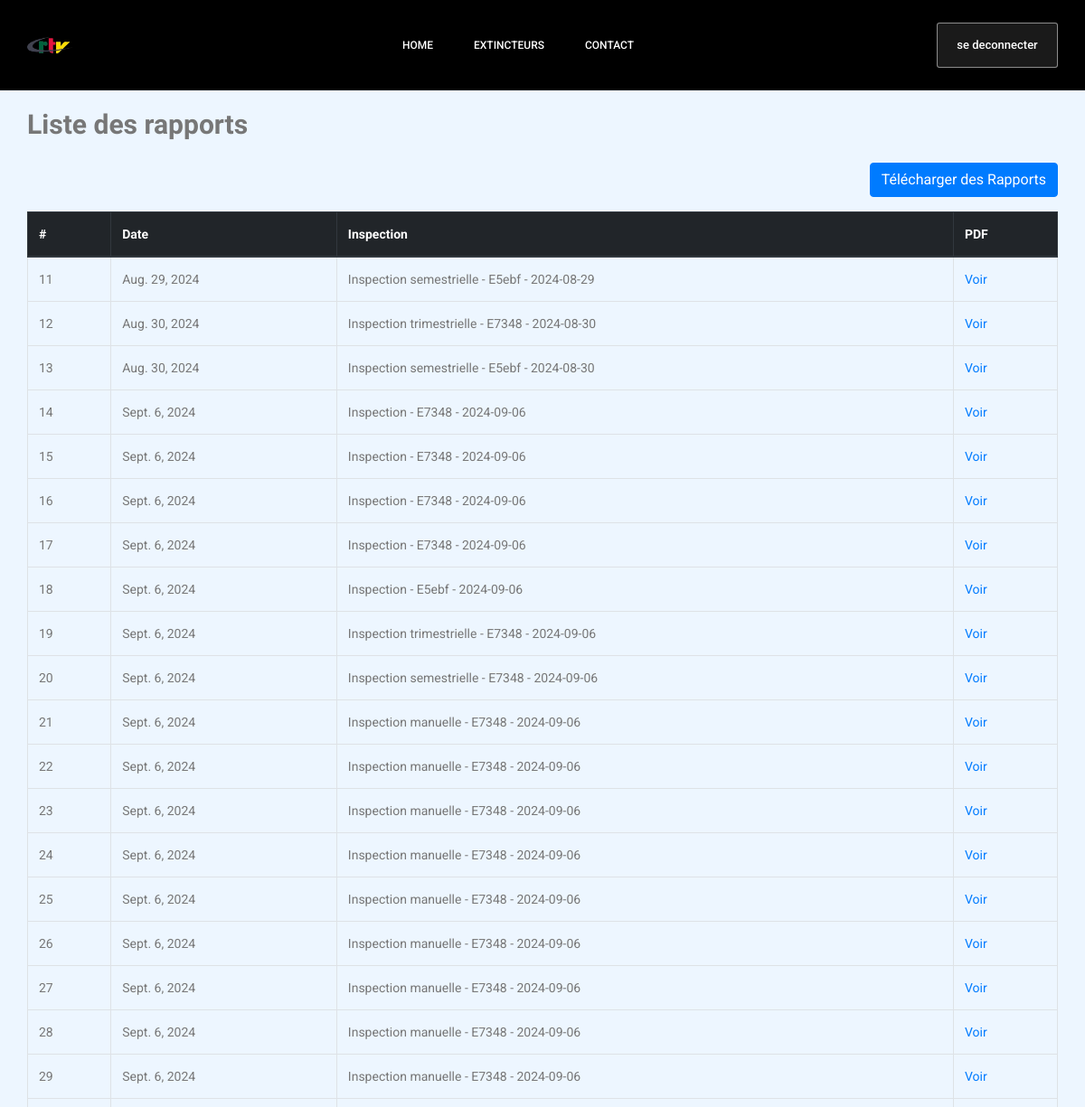
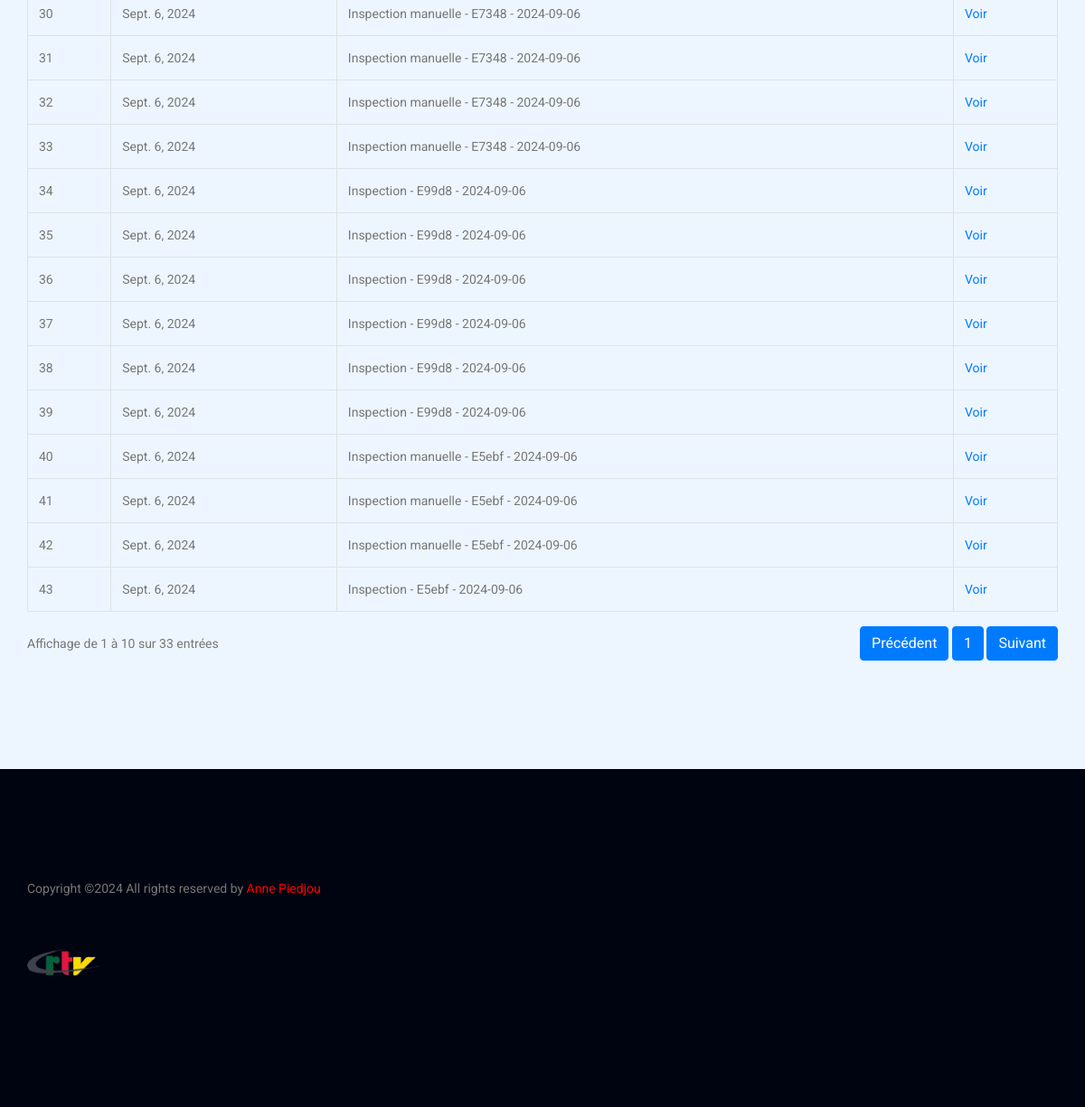
Screenshot of /gestion_rapports/ with the database file from the repository (2 pictures, top to bottom).
### extincteurs/models.py (models this page shows, shortened)
class RapportInspection(models.Model):
    date = models.DateField()
    inspection = models.ForeignKey(Inspection, on_delete=models.CASCADE)
    pdf = models.FileField(upload_to='media/')

class Inspection(models.Model):
    TYPE_INSPECTION_CHOICES = [
        ('manuelle', 'Manuelle'),
        ('trimestrielle', 'Trimestrielle'),
        ('semestrielle', 'Semestrielle'),
        ('annuelle', 'Annuelle'),
    ]
    extincteur = models.ForeignKey('Extincteur', on_delete=models.CASCADE)
    inspecteur = models.ForeignKey('Utilisateur', on_delete=models.CASCADE)
    date = models.DateField(default=timezone.now)
    type_inspection = models.CharField(max_length=15, choices=TYPE_INSPECTION_CHOICES)
    lieu = models.CharField(max_length=255)
    fiche_controle_verifiee = models.BooleanField(default=False)
    emplacement_correct = models.BooleanField(default=False)
    visible_accessible = models.BooleanField(default=False)
    plaque_lisible = models.BooleanField(default=False)
    signes_deterioration = models.BooleanField(default=False)
    pression_normale = models.BooleanField(default=False)
    mode_emploi_affiche = models.BooleanField(default=False)
    dommage_expose = models.BooleanField(default=False)
    observation = models.TextField(blank=True, null=True)
    prochaine_inspection = models.DateField(blank=True, null=True)
    def __str__(self):
        return f'Inspection {self.type_inspection} - {self.extincteur.code} - {self.date}'

class Extincteur(models.Model):
    TYPE_CHOICES = [
        ('eau', 'Eau'),
        ('mousse', 'Mousse'),
        ('poudre', 'Poudre'),
        ('co2', 'CO2'),
    ]
    CLASSE_CHOICES = [
        ('A', 'Classe A'),
        ('B', 'Classe B'),
        ('C', 'Classe C'),
        ('D', 'Classe D'),
        ('F', 'Classe F'),
    ]
    code = models.CharField(max_length=5, primary_key=True, default=generate_extincteur_code, editable=False)
    type_extincteur = models.CharField(max_length=10, choices=TYPE_CHOICES)
    classe = models.CharField(max_length=2, choices=CLASSE_CHOICES, default="A")
    date_achat = models.DateField()
    date_valid = models.DateField(default=date(2024, 8, 24))
    localisation = models.CharField(max_length=255)

### extincteurs/views.py (the view)
# urls.py: path('gestion_rapports/', gestion_rapports, name='gestion_rapports'),
def gestion_rapports(request):
    rapports = RapportInspection.objects.all()
    inspection_dates = Inspection.objects.values_list('date', flat=True).distinct()
    context = {
        'inspection_dates': inspection_dates,
        'rapports': rapports,
    }
    return render(request, 'rapports.html', context)

### extincteurs/templates/rapports.html (shortened to what this page needs)
{% load static %}
<!doctype html>
<html lang="en">
    <head>
        <link rel="stylesheet" href="{% static 'css/bootstrap.css' %}">
        <link rel="stylesheet" href="{% static 'css/style.css' %}">
        <link rel="stylesheet" href="{% static 'css/responsive.css' %}">
    </head>
    <body>
        <header class="header_area">
            <div class="main_menu">
                <nav class="navbar navbar-expand-lg navbar-light" style="background-color: black;">
                    <div class="container box_1620">
                        <a class="navbar-brand logo_h" href="{% url 'home' %}"><img src="{% static 'img/crtv.png' %}" width="50px" height="50px" alt=""></a>
                        <div class="collapse navbar-collapse offset" id="navbarSupportedContent">
                            <ul class="nav navbar-nav menu_nav justify-content-center">
                                <li class="nav-item active"><a class="nav-link" href="{% url 'home' %}">Home</a></li>
                                <li class="nav-item"><a class="nav-link" href="{% url 'gestion_extincteurs' %}">Extincteurs</a></li>
                                <li class="nav-item"><a class="nav-link" href="{% url 'contact' %}">Contact</a></li>
                            </ul>
                            <ul class="nav navbar-nav navbar-right">
                                <a href="{% url 'logout' %}" class="tickets_btn">se deconnecter</a>
                            </ul>
                        </div>
                    </div>
                </nav>
            </div>
        </header>
        <section class="made_life_area p_120">
            <div class="container">
                <h2 class="mb-4">Liste des rapports</h2>
                <button class="btn btn-primary float-right mb-3" data-toggle="modal" data-target="#downloadReportsModal">Télécharger des Rapports</button>
                <table class="table table-bordered table-hover">
                    <thead class="thead-dark">
                        <tr>
                            <th>#</th>
                            <th>Date</th>
                            <th>Inspection</th>
                            <th>PDF</th>
                        </tr>
                    </thead>
                    <tbody>
                        {% for rapport in rapports %}
                        <tr>
                            <td>{{ rapport.id }}</td>
                            <td>{{ rapport.date }}</td>
                            <td>{{ rapport.inspection }}</td>
                            <td><a href="{{ rapport.pdf.url }}" target="_blank">Voir</a></td>
                        </tr>
                        {% endfor %}
                    </tbody>
                </table>
                <div class="pagination d-flex justify-content-between align-items-center">
                    <span>Affichage de 1 à 10 sur {{ rapports|length }} entrées</span>
                    <div class="pagination-controls">
                        <button class="btn btn-primary">Précédent</button>
                        <button class="btn btn-primary">1</button>
                        <button class="btn btn-primary">Suivant</button>
                    </div>
                </div>
            </div>
        </section>
        <footer class="footer_area p_120">
        	<div class="container">
        		<div class="row footer_inner">
        			<div class="col-lg-5 col-sm-6">
        				<aside class="f_widget ab_widget">
        					<p> Copyright &copy;<script>document.write(new Date().getFullYear());</script> All rights reserved by <a href="https://colorlib.com" target="_blank">Anne Piedjou</a> </p>
							<a href="index.html"><img src="{%  static 'img/crtv.png' %}" width="80px" height="80px" alt=""></a>
        				</aside>
        			</div>
        		</div>
        	</div>
        </footer>
    </body>
</html>

### static/css/style.css (style rules this page uses)
a { text-decoration: none; transition: all 0.3s ease-in-out; }
body { line-height: 24px; font-size: 14px; font-family: "Roboto", sans-serif; font-weight: normal; color: #777777; }
h1, h2, h3, h4, h5, h6 { font-family: "Heebo", sans-serif; font-weight: bold; }
.p_120 { padding-top: 120px; padding-bottom: 120px; }
@media (min-width: 1200px) { .container { max-width: 1170px; } }
.header_area { position: absolute; width: 100%; top: 0; left: 0; z-index: 99; transition: background 0.4s, all 0.3s linear; }
.header_area .navbar-brand { margin-right: 30px; }
.header_area .menu_nav { width: 100%; }
.header_area .navbar { background: transparent; padding: 0px; border: 0px; border-radius: 0px; width: 100%; }
.header_area .navbar .nav .nav-item { margin-right: 45px; }
.header_area .navbar .nav .nav-item .nav-link { font: 500 12px/100px "Roboto", sans-serif; text-transform: uppercase; color: #fff; padding: 0px; display: inline-block; }
.header_area .navbar .nav .nav-item .nav-link:after { display: none; }
.header_area .navbar .nav .nav-item:last-child { margin-right: 0px; }
h2 { font-size: 30px; }
.tickets_btn { display: inline-block; background: rgba(255, 255, 255, 0.1); color: #fff; font-family: "Roboto", sans-serif; width: 134px; font-size: 13px; font-weight: 500; border: 1px solid rgba(255, 255, 255, 0.5); line-height: 48px; border-radius: 3px; outline: none !important; box-shadow: none !important; text-align: center; cursor: pointer; transition: all 300ms linear 0s; }
.made_life_area { background: #edf6ff; }
.footer_area { background: #000410; }
.ab_widget p { font-size: 14px; line-height: 24px; font-family: "Roboto", sans-serif; color: #777777; margin-bottom: 30px; }
.ab_widget p a { color: red; }

### rows the page displays
RapportInspection: id "11", date "Aug. 29, 2024", inspection "Inspection semestrielle - E5ebf - 2024-08-29"
RapportInspection: id "12", date "Aug. 30, 2024", inspection "Inspection trimestrielle - E7348 - 2024-08-30"
RapportInspection: id "13", date "Aug. 30, 2024", inspection "Inspection semestrielle - E5ebf - 2024-08-30"
RapportInspection: id "14", date "Sept. 6, 2024", inspection "Inspection - E7348 - 2024-09-06"
RapportInspection: id "15", date "Sept. 6, 2024", inspection "Inspection - E7348 - 2024-09-06"
RapportInspection: id "16", date "Sept. 6, 2024", inspection "Inspection - E7348 - 2024-09-06"
RapportInspection: id "17", date "Sept. 6, 2024", inspection "Inspection - E7348 - 2024-09-06"
RapportInspection: id "18", date "Sept. 6, 2024", inspection "Inspection - E5ebf - 2024-09-06"
RapportInspection: id "19", date "Sept. 6, 2024", inspection "Inspection trimestrielle - E7348 - 2024-09-06"
RapportInspection: id "20", date "Sept. 6, 2024", inspection "Inspection semestrielle - E7348 - 2024-09-06"
RapportInspection: id "21", date "Sept. 6, 2024", inspection "Inspection manuelle - E7348 - 2024-09-06"
RapportInspection: id "22", date "Sept. 6, 2024", inspection "Inspection manuelle - E7348 - 2024-09-06"
RapportInspection: id "23", date "Sept. 6, 2024", inspection "Inspection manuelle - E7348 - 2024-09-06"
RapportInspection: id "24", date "Sept. 6, 2024", inspection "Inspection manuelle - E7348 - 2024-09-06"
RapportInspection: id "25", date "Sept. 6, 2024", inspection "Inspection manuelle - E7348 - 2024-09-06"
RapportInspection: id "26", date "Sept. 6, 2024", inspection "Inspection manuelle - E7348 - 2024-09-06"
RapportInspection: id "27", date "Sept. 6, 2024", inspection "Inspection manuelle - E7348 - 2024-09-06"
RapportInspection: id "28", date "Sept. 6, 2024", inspection "Inspection manuelle - E7348 - 2024-09-06"
RapportInspection: id "29", date "Sept. 6, 2024", inspection "Inspection manuelle - E7348 - 2024-09-06"
RapportInspection: id "30", date "Sept. 6, 2024", inspection "Inspection manuelle - E7348 - 2024-09-06"
RapportInspection: id "31", date "Sept. 6, 2024", inspection "Inspection manuelle - E7348 - 2024-09-06"
RapportInspection: id "32", date "Sept. 6, 2024", inspection "Inspection manuelle - E7348 - 2024-09-06"
RapportInspection: id "33", date "Sept. 6, 2024", inspection "Inspection manuelle - E7348 - 2024-09-06"
RapportInspection: id "34", date "Sept. 6, 2024", inspection "Inspection - E99d8 - 2024-09-06"
RapportInspection: id "35", date "Sept. 6, 2024", inspection "Inspection - E99d8 - 2024-09-06"
RapportInspection: id "36", date "Sept. 6, 2024", inspection "Inspection - E99d8 - 2024-09-06"
RapportInspection: id "37", date "Sept. 6, 2024", inspection "Inspection - E99d8 - 2024-09-06"
RapportInspection: id "38", date "Sept. 6, 2024", inspection "Inspection - E99d8 - 2024-09-06"
RapportInspection: id "39", date "Sept. 6, 2024", inspection "Inspection - E99d8 - 2024-09-06"
RapportInspection: id "40", date "Sept. 6, 2024", inspection "Inspection manuelle - E5ebf - 2024-09-06"
RapportInspection: id "41", date "Sept. 6, 2024", inspection "Inspection manuelle - E5ebf - 2024-09-06"
RapportInspection: id "42", date "Sept. 6, 2024", inspection "Inspection manuelle - E5ebf - 2024-09-06"
RapportInspection: id "43", date "Sept. 6, 2024", inspection "Inspection - E5ebf - 2024-09-06"

### other values shown
{{ rapports|length }} "33"
